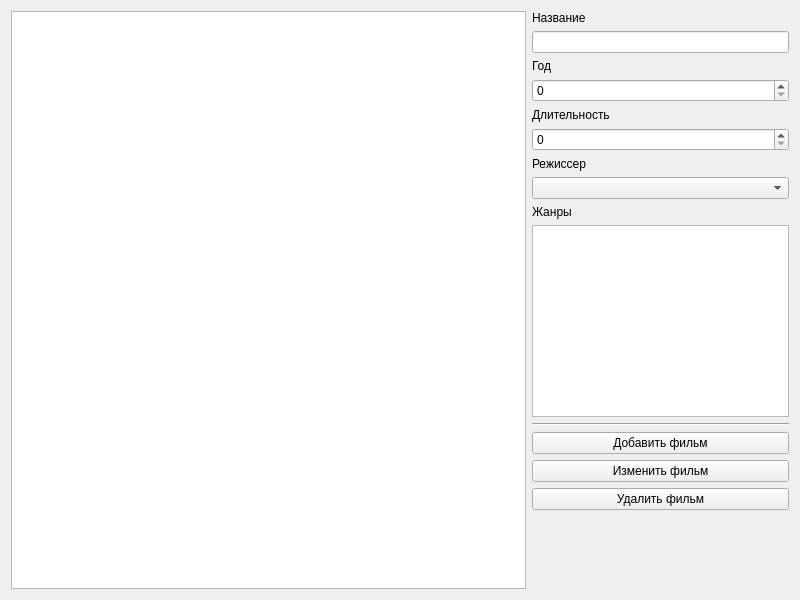
<?xml version="1.0" encoding="UTF-8"?>
<ui version="4.0">
 <class>Form</class>
 <widget class="QWidget" name="Form">
  <property name="geometry">
   <rect>
    <x>0</x>
    <y>0</y>
    <width>800</width>
    <height>600</height>
   </rect>
  </property>
  <property name="windowTitle">
   <string>Фильмы</string>
  </property>
  <layout class="QHBoxLayout" name="horizontalLayout_2">
   <item>
    <layout class="QHBoxLayout" name="horizontalLayout" stretch="4,2">
     <item>
      <widget class="QTableWidget" name="tableWidget"/>
     </item>
     <item>
      <layout class="QVBoxLayout" name="verticalLayout">
       <item>
        <widget class="QLabel" name="label">
         <property name="text">
          <string>Название</string>
         </property>
        </widget>
       </item>
       <item>
        <widget class="QLineEdit" name="titleEdit"/>
       </item>
       <item>
        <widget class="QLabel" name="label_2">
         <property name="text">
          <string>Год</string>
         </property>
        </widget>
       </item>
       <item>
        <widget class="QSpinBox" name="yearSpinBox">
         <property name="minimum">
          <number>0</number>
         </property>
         <property name="maximum">
          <number>2025</number>
         </property>
        </widget>
       </item>
       <item>
        <widget class="QLabel" name="label_3">
         <property name="text">
          <string>Длительность</string>
         </property>
        </widget>
       </item>
       <item>
        <widget class="QSpinBox" name="durationSpinBox">
         <property name="maximum">
          <number>999</number>
         </property>
        </widget>
       </item>
       <item>
        <widget class="QLabel" name="label_4">
         <property name="text">
          <string>Режиссер</string>
         </property>
        </widget>
       </item>
       <item>
        <widget class="QComboBox" name="directorComboBox"/>
       </item>
       <item>
        <widget class="QLabel" name="label_5">
         <property name="text">
          <string>Жанры</string>
         </property>
        </widget>
       </item>
       <item>
        <widget class="QListWidget" name="listWidget"/>
       </item>
       <item>
        <widget class="Line" name="line">
         <property name="orientation">
          <enum>Qt::Horizontal</enum>
         </property>
        </widget>
       </item>
       <item>
        <widget class="QPushButton" name="addButton">
         <property name="text">
          <string>Добавить фильм</string>
         </property>
        </widget>
       </item>
       <item>
        <widget class="QPushButton" name="editButton">
         <property name="text">
          <string>Изменить фильм</string>
         </property>
        </widget>
       </item>
       <item>
        <widget class="QPushButton" name="deleteButton">
         <property name="text">
          <string>Удалить фильм</string>
         </property>
        </widget>
       </item>
       <item>
        <spacer name="verticalSpacer">
         <property name="orientation">
          <enum>Qt::Vertical</enum>
         </property>
         <property name="sizeHint" stdset="0">
          <size>
           <width>20</width>
           <height>40</height>
          </size>
         </property>
        </spacer>
       </item>
      </layout>
     </item>
    </layout>
   </item>
  </layout>
 </widget>
 <resources/>
 <connections/>
</ui>
